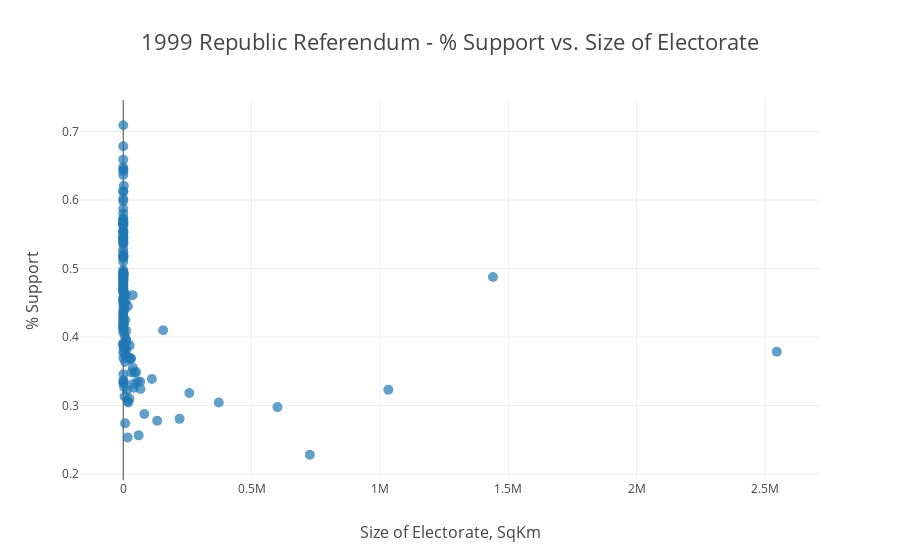

This figure's notebook cell:
### Code cell
py.iplot(figure01, filename='figure01')
# pyonline.image.ishow(figure01, width=1500, height=750)

### Figure 1 — Plotly figure (JSON) as saved in the notebook; plotly's stock layout.template omitted (floating-point values rounded to 4 significant figures; data arrays with more than 128 entries replaced by an {"elided": "..."} marker saying what was removed)
{"data": [{"marker": {"opacity": 0.7, "size": 10}, "mode": "markers", "name": "% Yes", "text": {"elided": "148 str values"}, "type": "scatter", "x": {"elided": "148 float values"}, "y": {"elided": "148 float values"}}], "layout": {"title": "1999 Republic Referendum - % Support vs. Size of Electorate", "titlefont": {"family": "Open Sans", "size": 22}, "xaxis": {"title": "Size of Electorate, SqKm", "titlefont": {"family": "Open Sans", "size": 16}}, "yaxis": {"title": "% Support", "titlefont": {"family": "Open Sans", "size": 16}}}}
